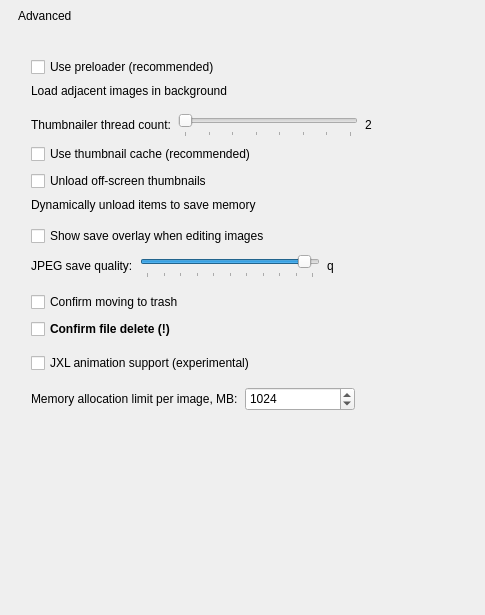
             <widget class="QWidget" name="scrollAreaWidgetContents_4">
              <property name="geometry">
               <rect>
                <x>0</x>
                <y>0</y>
                <width>485</width>
                <height>615</height>
               </rect>
              </property>
              <layout class="QVBoxLayout" name="verticalLayout_31">
               <property name="spacing">
                <number>9</number>
               </property>
               <property name="leftMargin">
                <number>18</number>
               </property>
               <property name="topMargin">
                <number>9</number>
               </property>
               <property name="rightMargin">
                <number>18</number>
               </property>
               <property name="bottomMargin">
                <number>9</number>
               </property>
               <item>
                <widget class="QLabel" name="label_49">
                 <property name="accessibleName">
                  <string notr="true">SHeaderText</string>
                 </property>
                 <property name="text">
                  <string>Advanced</string>
                 </property>
                </widget>
               </item>
               <item>
                <widget class="QWidget" name="widget_13" native="true">
                 <property name="accessibleName">
                  <string notr="true">SHeaderLine</string>
                 </property>
                </widget>
               </item>
               <item>
                <spacer name="verticalSpacer_17">
                 <property name="orientation">
                  <enum>Qt::Vertical</enum>
                 </property>
                 <property name="sizeType">
                  <enum>QSizePolicy::Fixed</enum>
                 </property>
                 <property name="sizeHint" stdset="0">
                  <size>
                   <width>20</width>
                   <height>6</height>
                  </size>
                 </property>
                </spacer>
               </item>
               <item>
                <widget class="QWidget" name="advancedGroup" native="true">
                 <property name="accessibleName">
                  <string notr="true">SGroup</string>
                 </property>
                 <layout class="QVBoxLayout" name="verticalLayout_34">
                  <property name="spacing">
                   <number>7</number>
                  </property>
                  <property name="leftMargin">
                   <number>13</number>
                  </property>
                  <property name="topMargin">
                   <number>10</number>
                  </property>
                  <property name="rightMargin">
                   <number>13</number>
                  </property>
                  <property name="bottomMargin">
                   <number>10</number>
                  </property>
                  <item>
                   <widget class="QCheckBox" name="usePreloaderCheckBox">
                    <property name="sizePolicy">
                     <sizepolicy hsizetype="MinimumExpanding" vsizetype="Minimum">
                      <horstretch>0</horstretch>
                      <verstretch>0</verstretch>
                     </sizepolicy>
                    </property>
                    <property name="toolTip">
                     <string>Preload the next/previous image. Results in a much faster image switching (at the expense of wasting more RAM).</string>
                    </property>
                    <property name="text">
                     <string>Use preloader (recommended)</string>
                    </property>
                   </widget>
                  </item>
                  <item>
                   <widget class="QLabel" name="label_41">
                    <property name="accessibleName">
                     <string notr="true">SNoteText</string>
                    </property>
                    <property name="text">
                     <string>Load adjacent images in background</string>
                    </property>
                   </widget>
                  </item>
                  <item>
                   <widget class="QWidget" name="widget_15" native="true">
                    <property name="accessibleName">
                     <string notr="true">SLine</string>
                    </property>
                   </widget>
                  </item>
                  <item>
                   <layout class="QHBoxLayout" name="horizontalLayout">
                    <property name="leftMargin">
                     <number>0</number>
                    </property>
                    <property name="topMargin">
                     <number>0</number>
                    </property>
                    <property name="rightMargin">
                     <number>0</number>
                    </property>
                    <property name="bottomMargin">
                     <number>0</number>
                    </property>
                    <item>
                     <widget class="QLabel" name="label_17">
                      <property name="text">
                       <string>Thumbnailer thread count:</string>
                      </property>
                     </widget>
                    </item>
                    <item>
                     <widget class="QSlider" name="thumbnailerThreadsSlider">
                      <property name="sizePolicy">
                       <sizepolicy hsizetype="Fixed" vsizetype="Fixed">
                        <horstretch>0</horstretch>
                        <verstretch>0</verstretch>
                       </sizepolicy>
                      </property>
                      <property name="minimumSize">
                       <size>
                        <width>180</width>
                        <height>25</height>
                       </size>
                      </property>
                      <property name="minimum">
                       <number>1</number>
                      </property>
                      <property name="maximum">
                       <number>8</number>
                      </property>
                      <property name="pageStep">
                       <number>1</number>
                      </property>
                      <property name="orientation">
                       <enum>Qt::Horizontal</enum>
                      </property>
                      <property name="tickPosition">
                       <enum>QSlider::TicksBelow</enum>
                      </property>
                     </widget>
                    </item>
                    <item>
                     <widget class="QLabel" name="thumbnailerThreadsLabel">
                      <property name="text">
                       <string>2</string>
                      </property>
                     </widget>
                    </item>
                    <item>
                     <spacer name="horizontalSpacer_9">
                      <property name="orientation">
                       <enum>Qt::Horizontal</enum>
                      </property>
                      <property name="sizeHint" stdset="0">
                       <size>
                        <width>40</width>
                        <height>20</height>
                       </size>
                      </property>
                     </spacer>
                    </item>
                   </layout>
                  </item>
                  <item>
                   <widget class="QCheckBox" name="useThumbnailCacheCheckBox">
                    <property name="sizePolicy">
                     <sizepolicy hsizetype="MinimumExpanding" vsizetype="Minimum">
                      <horstretch>0</horstretch>
                      <verstretch>0</verstretch>
                     </sizepolicy>
                    </property>
                    <property name="toolTip">
                     <string/>
                    </property>
                    <property name="text">
                     <string>Use thumbnail cache (recommended)</string>
                    </property>
                   </widget>
                  </item>
                  <item>
                   <widget class="QCheckBox" name="unloadThumbsCheckBox">
                    <property name="text">
                     <string>Unload off-screen thumbnails</string>
                    </property>
                   </widget>
                  </item>
                  <item>
                   <widget class="QLabel" name="label_51">
                    <property name="accessibleName">
                     <string notr="true">SNoteText</string>
                    </property>
                    <property name="text">
                     <string>Dynamically unload items to save memory</string>
                    </property>
                   </widget>
                  </item>
                  <item>
                   <widget class="QWidget" name="widget_26" native="true">
                    <property name="accessibleName">
                     <string notr="true">SLine</string>
                    </property>
                   </widget>
                  </item>
                  <item>
                   <widget class="QCheckBox" name="saveOverlayCheckBox">
                    <property name="text">
                     <string>Show save overlay when editing images</string>
                    </property>
                   </widget>
                  </item>
                  <item>
                   <layout class="QHBoxLayout" name="horizontalLayout_10">
                    <property name="leftMargin">
                     <number>0</number>
                    </property>
                    <property name="topMargin">
                     <number>0</number>
                    </property>
                    <item>
                     <widget class="QLabel" name="label_3">
                      <property name="text">
                       <string>JPEG save quality:</string>
                      </property>
                     </widget>
                    </item>
                    <item>
                     <widget class="QSlider" name="JPEGQualitySlider">
                      <property name="sizePolicy">
                       <sizepolicy hsizetype="Fixed" vsizetype="Fixed">
                        <horstretch>0</horstretch>
                        <verstretch>0</verstretch>
                       </sizepolicy>
                      </property>
                      <property name="minimumSize">
                       <size>
                        <width>180</width>
                        <height>25</height>
                       </size>
                      </property>
                      <property name="minimum">
                       <number>0</number>
                      </property>
                      <property name="maximum">
                       <number>100</number>
                      </property>
                      <property name="pageStep">
                       <number>5</number>
                      </property>
                      <property name="value">
                       <number>95</number>
                      </property>
                      <property name="orientation">
                       <enum>Qt::Horizontal</enum>
                      </property>
                      <property name="tickPosition">
                       <enum>QSlider::TicksBelow</enum>
                      </property>
                      <property name="tickInterval">
                       <number>10</number>
                      </property>
                     </widget>
                    </item>
                    <item>
                     <widget class="QLabel" name="JPEGQualityLabel">
                      <property name="text">
                       <string>q</string>
                      </property>
                     </widget>
                    </item>
                    <item>
                     <spacer name="horizontalSpacer_7">
                      <property name="orientation">
                       <enum>Qt::Horizontal</enum>
                      </property>
                      <property name="sizeHint" stdset="0">
                       <size>
                        <width>40</width>
                        <height>20</height>
                       </size>
                      </property>
                     </spacer>
                    </item>
                   </layout>
                  </item>
                  <item>
                   <widget class="QWidget" name="widget_25" native="true">
                    <property name="accessibleName">
                     <string notr="true">SLine</string>
                    </property>
                   </widget>
                  </item>
                  <item>
                   <widget class="QCheckBox" name="confirmTrashCheckBox">
                    <property name="text">
                     <string>Confirm moving to trash</string>
                    </property>
                   </widget>
                  </item>
                  <item>
                   <widget class="QCheckBox" name="confirmDeleteCheckBox">
                    <property name="font">
                     <font>
                      <bold>true</bold>
                     </font>
                    </property>
                    <property name="text">
                     <string>Confirm file delete (!)</string>
                    </property>
                   </widget>
                  </item>
                  <item>
                   <widget class="QWidget" name="widget_27" native="true">
                    <property name="accessibleName">
                     <string notr="true">SLine</string>
                    </property>
                   </widget>
                  </item>
                  <item>
                   <widget class="QCheckBox" name="animatedJxlCheckBox">
                    <property name="text">
                     <string>JXL animation support (experimental)</string>
                    </property>
                   </widget>
                  </item>
                  <item>
                   <widget class="QWidget" name="widget_28" native="true">
                    <property name="accessibleName">
                     <string notr="true">SLine</string>
                    </property>
                   </widget>
                  </item>
                  <item>
                   <layout class="QHBoxLayout" name="horizontalLayout_25">
                    <property name="leftMargin">
                     <number>0</number>
                    </property>
                    <property name="topMargin">
                     <number>0</number>
                    </property>
                    <property name="rightMargin">
                     <number>0</number>
                    </property>
                    <property name="bottomMargin">
                     <number>0</number>
                    </property>
                    <item>
                     <widget class="QLabel" name="memoryLimitLabel">
                      <property name="text">
                       <string>Memory allocation limit per image, MB:</string>
                      </property>
                     </widget>
                    </item>
                    <item>
                     <widget class="QSpinBox" name="memoryLimitSpinBox">
                      <property name="sizePolicy">
                       <sizepolicy hsizetype="Fixed" vsizetype="Minimum">
                        <horstretch>0</horstretch>
                        <verstretch>0</verstretch>
                       </sizepolicy>
                      </property>
                      <property name="minimumSize">
                       <size>
                        <width>110</width>
                        <height>24</height>
                       </size>
                      </property>
                      <property name="minimum">
                       <number>512</number>
                      </property>
                      <property name="maximum">
                       <number>8192</number>
                      </property>
                      <property name="singleStep">
                       <number>512</number>
                      </property>
                      <property name="value">
                       <number>1024</number>
                      </property>
                     </widget>
                    </item>
                    <item>
                     <spacer name="horizontalSpacer_32">
                      <property name="orientation">
                       <enum>Qt::Horizontal</enum>
                      </property>
                      <property name="sizeHint" stdset="0">
                       <size>
                        <width>40</width>
                        <height>20</height>
                       </size>
                      </property>
                     </spacer>
                    </item>
                   </layout>
                  </item>
                 </layout>
                </widget>
               </item>
               <item>
                <spacer name="verticalSpacer_16">
                 <property name="orientation">
                  <enum>Qt::Vertical</enum>
                 </property>
                 <property name="sizeHint" stdset="0">
                  <size>
                   <width>20</width>
                   <height>40</height>
                  </size>
                 </property>
                </spacer>
               </item>
              </layout>
             </widget>
